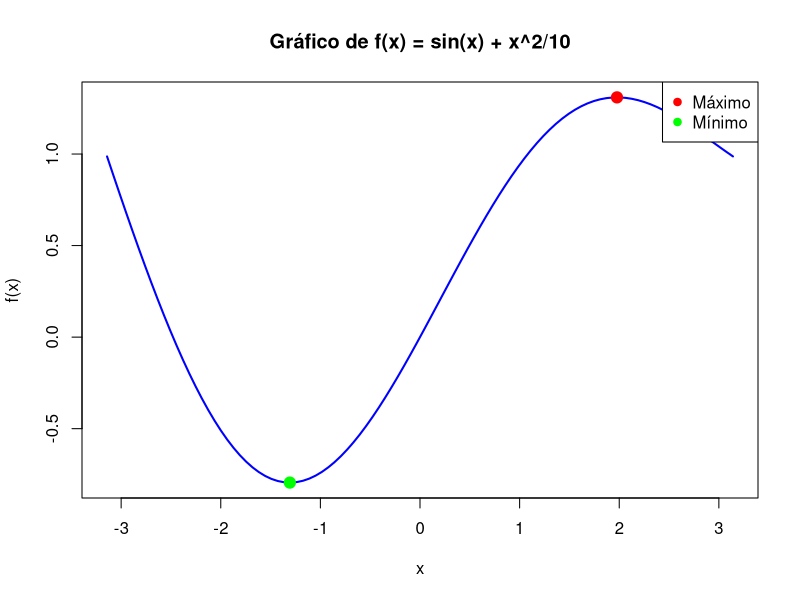

Here is the R script that generated this plot:
# Define la función
f <- function(x) {
  return(sin(x) + x^2/10)
}

# Encuentra los máximos y mínimos locales usando la función optim
result_max <- optim(par = 0, fn = function(x) -f(x), method = "L-BFGS-B", lower = -pi, upper = pi)
result_min <- optim(par = 0, fn = f, method = "L-BFGS-B", lower = -pi, upper = pi)

# Imprime los resultados en la consola
print("Máximo local:")
print(paste("x =", result_max$par))
print(paste("f(x) =", -result_max$value))
print("")

print("Mínimo local:")
print(paste("x =", result_min$par))
print(paste("f(x) =", result_min$value))

# Crea un rango de valores para x
x_vals <- seq(-pi, pi, length.out = 100)

# Calcula los valores de f(x) para cada x
y_vals <- f(x_vals)

# Grafica la función
plot(x_vals, y_vals, type = "l", col = "blue", lwd = 2,
     main = "Gráfico de f(x) = sin(x) + x^2/10",
     xlab = "x", ylab = "f(x)")

# Añade los puntos máximos y mínimos locales a la gráfica
points(result_max$par, f(result_max$par), col = "red", pch = 19, cex = 1.5)
points(result_min$par, f(result_min$par), col = "green", pch = 19, cex = 1.5)

# Añade una leyenda a la gráfica
legend("topright", legend = c("Máximo", "Mínimo"), col = c("red", "green"), pch = 19)